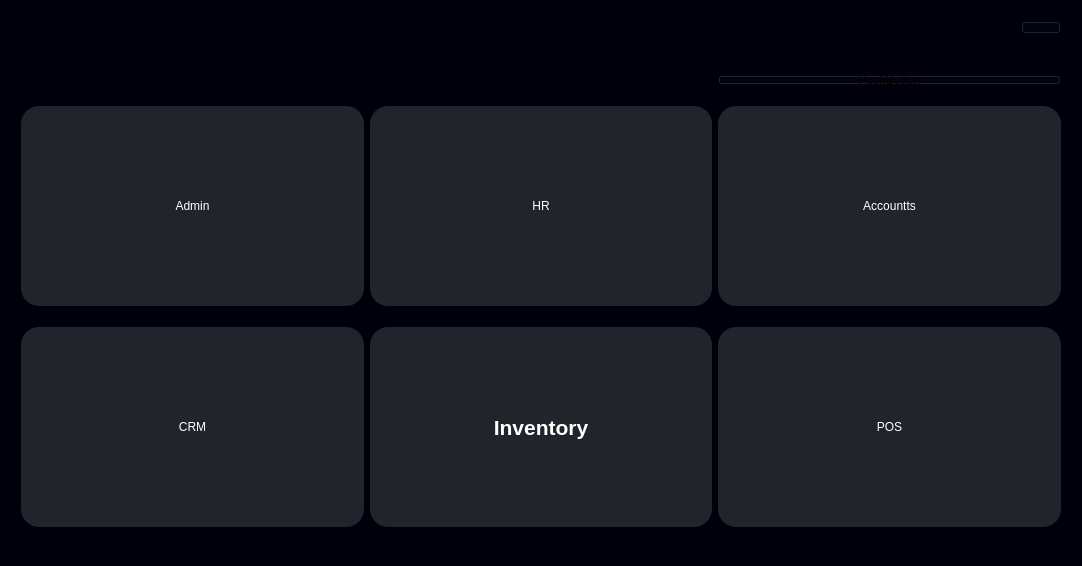
<?xml version="1.0" encoding="UTF-8"?>
<ui version="4.0">
 <class>Entrance</class>
 <widget class="QDialog" name="Entrance">
  <property name="geometry">
   <rect>
    <x>0</x>
    <y>0</y>
    <width>1082</width>
    <height>566</height>
   </rect>
  </property>
  <property name="windowTitle">
   <string>Dialog</string>
  </property>
  <property name="styleSheet">
   <string notr="true">background-color: rgb(0, 0, 12);</string>
  </property>
  <layout class="QGridLayout" name="gridLayout">
   <item row="1" column="0">
    <widget class="QFrame" name="frame">
     <property name="frameShape">
      <enum>QFrame::StyledPanel</enum>
     </property>
     <property name="frameShadow">
      <enum>QFrame::Raised</enum>
     </property>
     <layout class="QGridLayout" name="gridLayout_2">
      <item row="1" column="1">
       <widget class="QPushButton" name="pushButton_2">
        <property name="minimumSize">
         <size>
          <width>0</width>
          <height>200</height>
         </size>
        </property>
        <property name="cursor">
         <cursorShape>PointingHandCursor</cursorShape>
        </property>
        <property name="styleSheet">
         <string notr="true">
QPushButton{
	color: rgb(255, 255, 255);
	background-color: rgb(33, 37, 43);
border-radius : 18px;
}
QPushButton:hover {
	background-color: rgb(85, 170, 255);
}</string>
        </property>
        <property name="text">
         <string>HR</string>
        </property>
        <property name="icon">
         <iconset resource="../../../Yobi-books/resources.qrc">
          <normaloff>:/images/images/images/hr.png</normaloff>:/images/images/images/hr.png</iconset>
        </property>
        <property name="iconSize">
         <size>
          <width>100</width>
          <height>100</height>
         </size>
        </property>
       </widget>
      </item>
      <item row="0" column="2">
       <widget class="QPushButton" name="pushButton_7">
        <property name="minimumSize">
         <size>
          <width>7</width>
          <height>10</height>
         </size>
        </property>
        <property name="maximumSize">
         <size>
          <width>16777215</width>
          <height>10</height>
         </size>
        </property>
        <property name="text">
         <string>PushButton</string>
        </property>
        <property name="iconSize">
         <size>
          <width>10</width>
          <height>16</height>
         </size>
        </property>
       </widget>
      </item>
      <item row="1" column="2">
       <widget class="QPushButton" name="pushButton_3">
        <property name="minimumSize">
         <size>
          <width>0</width>
          <height>200</height>
         </size>
        </property>
        <property name="cursor">
         <cursorShape>PointingHandCursor</cursorShape>
        </property>
        <property name="styleSheet">
         <string notr="true">
QPushButton{
	color: rgb(255, 255, 255);
	background-color: rgb(33, 37, 43);
border-radius : 18px;
}
QPushButton:hover {
	background-color: rgb(85, 170, 255);
}</string>
        </property>
        <property name="text">
         <string>Accountts</string>
        </property>
        <property name="icon">
         <iconset resource="../../../Yobi-books/resources.qrc">
          <normaloff>:/images/images/images/accounting.png</normaloff>:/images/images/images/accounting.png</iconset>
        </property>
        <property name="iconSize">
         <size>
          <width>100</width>
          <height>100</height>
         </size>
        </property>
       </widget>
      </item>
      <item row="2" column="0">
       <widget class="QPushButton" name="pushButton_6">
        <property name="minimumSize">
         <size>
          <width>0</width>
          <height>200</height>
         </size>
        </property>
        <property name="cursor">
         <cursorShape>PointingHandCursor</cursorShape>
        </property>
        <property name="styleSheet">
         <string notr="true">
QPushButton{
	color: rgb(255, 255, 255);
	background-color: rgb(33, 37, 43);
border-radius : 18px;
}
QPushButton:hover {
	background-color: rgb(85, 170, 255);
}</string>
        </property>
        <property name="text">
         <string>CRM</string>
        </property>
        <property name="icon">
         <iconset resource="../../../Yobi-books/resources.qrc">
          <normaloff>:/images/images/images/crm (1).png</normaloff>:/images/images/images/crm (1).png</iconset>
        </property>
        <property name="iconSize">
         <size>
          <width>100</width>
          <height>100</height>
         </size>
        </property>
       </widget>
      </item>
      <item row="1" column="0">
       <widget class="QPushButton" name="pushButton">
        <property name="minimumSize">
         <size>
          <width>0</width>
          <height>200</height>
         </size>
        </property>
        <property name="cursor">
         <cursorShape>PointingHandCursor</cursorShape>
        </property>
        <property name="styleSheet">
         <string notr="true">
QPushButton{
	color: rgb(255, 255, 255);
	background-color: rgb(33, 37, 43);
border-radius : 18px;
}
QPushButton:hover {
	background-color: rgb(85, 170, 255);
}</string>
        </property>
        <property name="text">
         <string>Admin</string>
        </property>
        <property name="icon">
         <iconset resource="../../../Yobi-books/resources.qrc">
          <normaloff>:/images/images/images/user.png</normaloff>:/images/images/images/user.png</iconset>
        </property>
        <property name="iconSize">
         <size>
          <width>129</width>
          <height>133</height>
         </size>
        </property>
       </widget>
      </item>
      <item row="2" column="1">
       <widget class="QPushButton" name="pushButton_5">
        <property name="minimumSize">
         <size>
          <width>0</width>
          <height>200</height>
         </size>
        </property>
        <property name="palette">
         <palette>
          <active>
           <colorrole role="WindowText">
            <brush brushstyle="SolidPattern">
             <color alpha="255">
              <red>255</red>
              <green>255</green>
              <blue>255</blue>
             </color>
            </brush>
           </colorrole>
           <colorrole role="Button">
            <brush brushstyle="SolidPattern">
             <color alpha="255">
              <red>33</red>
              <green>37</green>
              <blue>43</blue>
             </color>
            </brush>
           </colorrole>
           <colorrole role="Text">
            <brush brushstyle="SolidPattern">
             <color alpha="255">
              <red>184</red>
              <green>184</green>
              <blue>184</blue>
             </color>
            </brush>
           </colorrole>
           <colorrole role="ButtonText">
            <brush brushstyle="SolidPattern">
             <color alpha="255">
              <red>203</red>
              <green>203</green>
              <blue>203</blue>
             </color>
            </brush>
           </colorrole>
           <colorrole role="Base">
            <brush brushstyle="SolidPattern">
             <color alpha="255">
              <red>33</red>
              <green>37</green>
              <blue>43</blue>
             </color>
            </brush>
           </colorrole>
           <colorrole role="Window">
            <brush brushstyle="SolidPattern">
             <color alpha="255">
              <red>33</red>
              <green>37</green>
              <blue>43</blue>
             </color>
            </brush>
           </colorrole>
           <colorrole role="PlaceholderText">
            <brush brushstyle="SolidPattern">
             <color alpha="255">
              <red>255</red>
              <green>255</green>
              <blue>255</blue>
             </color>
            </brush>
           </colorrole>
          </active>
          <inactive>
           <colorrole role="WindowText">
            <brush brushstyle="SolidPattern">
             <color alpha="255">
              <red>0</red>
              <green>0</green>
              <blue>0</blue>
             </color>
            </brush>
           </colorrole>
           <colorrole role="Button">
            <brush brushstyle="SolidPattern">
             <color alpha="255">
              <red>240</red>
              <green>240</green>
              <blue>240</blue>
             </color>
            </brush>
           </colorrole>
           <colorrole role="Text">
            <brush brushstyle="SolidPattern">
             <color alpha="255">
              <red>0</red>
              <green>0</green>
              <blue>0</blue>
             </color>
            </brush>
           </colorrole>
           <colorrole role="ButtonText">
            <brush brushstyle="SolidPattern">
             <color alpha="255">
              <red>0</red>
              <green>0</green>
              <blue>0</blue>
             </color>
            </brush>
           </colorrole>
           <colorrole role="Base">
            <brush brushstyle="SolidPattern">
             <color alpha="255">
              <red>255</red>
              <green>255</green>
              <blue>255</blue>
             </color>
            </brush>
           </colorrole>
           <colorrole role="Window">
            <brush brushstyle="SolidPattern">
             <color alpha="255">
              <red>240</red>
              <green>240</green>
              <blue>240</blue>
             </color>
            </brush>
           </colorrole>
           <colorrole role="PlaceholderText">
            <brush brushstyle="SolidPattern">
             <color alpha="128">
              <red>0</red>
              <green>0</green>
              <blue>0</blue>
             </color>
            </brush>
           </colorrole>
          </inactive>
          <disabled>
           <colorrole role="WindowText">
            <brush brushstyle="SolidPattern">
             <color alpha="255">
              <red>255</red>
              <green>255</green>
              <blue>255</blue>
             </color>
            </brush>
           </colorrole>
           <colorrole role="Button">
            <brush brushstyle="SolidPattern">
             <color alpha="255">
              <red>33</red>
              <green>37</green>
              <blue>43</blue>
             </color>
            </brush>
           </colorrole>
           <colorrole role="Text">
            <brush brushstyle="SolidPattern">
             <color alpha="255">
              <red>255</red>
              <green>255</green>
              <blue>255</blue>
             </color>
            </brush>
           </colorrole>
           <colorrole role="ButtonText">
            <brush brushstyle="SolidPattern">
             <color alpha="255">
              <red>255</red>
              <green>255</green>
              <blue>255</blue>
             </color>
            </brush>
           </colorrole>
           <colorrole role="Base">
            <brush brushstyle="SolidPattern">
             <color alpha="255">
              <red>33</red>
              <green>37</green>
              <blue>43</blue>
             </color>
            </brush>
           </colorrole>
           <colorrole role="Window">
            <brush brushstyle="SolidPattern">
             <color alpha="255">
              <red>33</red>
              <green>37</green>
              <blue>43</blue>
             </color>
            </brush>
           </colorrole>
           <colorrole role="PlaceholderText">
            <brush brushstyle="SolidPattern">
             <color alpha="128">
              <red>0</red>
              <green>0</green>
              <blue>0</blue>
             </color>
            </brush>
           </colorrole>
          </disabled>
         </palette>
        </property>
        <property name="font">
         <font>
          <pointsize>16</pointsize>
          <bold>true</bold>
          <underline>false</underline>
         </font>
        </property>
        <property name="cursor">
         <cursorShape>PointingHandCursor</cursorShape>
        </property>
        <property name="styleSheet">
         <string notr="true">
QPushButton{
	color: rgb(255, 255, 255);
	background-color: rgb(33, 37, 43);
border-radius : 18px;
}
QPushButton:hover {
	background-color: rgb(85, 170, 255);
}</string>
        </property>
        <property name="text">
         <string>Inventory</string>
        </property>
       </widget>
      </item>
      <item row="2" column="2">
       <widget class="QPushButton" name="pushButton_4">
        <property name="minimumSize">
         <size>
          <width>0</width>
          <height>200</height>
         </size>
        </property>
        <property name="cursor">
         <cursorShape>PointingHandCursor</cursorShape>
        </property>
        <property name="styleSheet">
         <string notr="true">
QPushButton{
	color: rgb(255, 255, 255);
	background-color: rgb(33, 37, 43);
border-radius : 18px;
}
QPushButton:hover {
	background-color: rgb(85, 170, 255);
}</string>
        </property>
        <property name="text">
         <string>POS</string>
        </property>
        <property name="icon">
         <iconset resource="../../../Yobi-books/resources.qrc">
          <normaloff>:/images/images/images/payment-terminal.png</normaloff>:/images/images/images/payment-terminal.png</iconset>
        </property>
        <property name="iconSize">
         <size>
          <width>100</width>
          <height>100</height>
         </size>
        </property>
       </widget>
      </item>
     </layout>
    </widget>
   </item>
   <item row="0" column="0">
    <widget class="QFrame" name="frame_2">
     <property name="minimumSize">
      <size>
       <width>0</width>
       <height>10</height>
      </size>
     </property>
     <property name="maximumSize">
      <size>
       <width>16777215</width>
       <height>33</height>
      </size>
     </property>
     <property name="frameShape">
      <enum>QFrame::StyledPanel</enum>
     </property>
     <property name="frameShadow">
      <enum>QFrame::Raised</enum>
     </property>
     <layout class="QHBoxLayout" name="horizontalLayout">
      <item>
       <spacer name="horizontalSpacer">
        <property name="orientation">
         <enum>Qt::Horizontal</enum>
        </property>
        <property name="sizeHint" stdset="0">
         <size>
          <width>40</width>
          <height>20</height>
         </size>
        </property>
       </spacer>
      </item>
      <item>
       <widget class="QPushButton" name="pushButton_8">
        <property name="text">
         <string/>
        </property>
        <property name="icon">
         <iconset resource="../../../Yobi-books/resources.qrc">
          <normaloff>:/icons/images/icons/icon_close.png</normaloff>:/icons/images/icons/icon_close.png</iconset>
        </property>
       </widget>
      </item>
     </layout>
    </widget>
   </item>
  </layout>
 </widget>
 <resources>
  <include location="../../../Yobi-books/resources.qrc"/>
 </resources>
 <connections/>
</ui>
